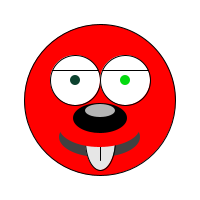
Frame 1 (no input)
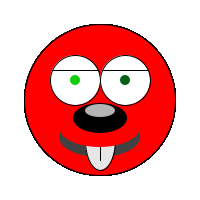
Frame 60 (the mouse pressed at the canvas centre just before this capture)
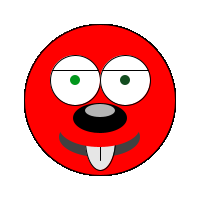
Frame 120 (the mouse held since frame 60 and released just before this capture)

The Processing sketch that drew these frames (run headless with seeded random() and noise(); from frame 60 on, the mouse is pressed at the canvas centre):

// Processing sketch: processing_62216
// ── processing_62216.pde



void setup() {
  size(200,200);
  smooth();
  background(255); 
}


void draw() {

  int gruen = 255;
  
  // Körper:
  smooth();

  stroke(0);
  fill(255,0,0);
  ellipseMode(CENTER);
  ellipse(100,100,151,151);

  // Auge:

  stroke(0);
  fill(255);
  ellipseMode(CENTER);
  ellipse(75,80,50,50);

  stroke(0);
  fill(255);
  ellipseMode(CENTER);
  ellipse(125,80,50,50);

  noStroke();
  fill(random(0,20), random(0,gruen), random(0,50));
  ellipseMode(CENTER);
  ellipse(75,80,10,10);

  noStroke();
  fill(random(0,20), random(0,gruen), random(0,50));
  ellipseMode(CENTER);
  ellipse(125,80,10,10);

  stroke(0);
  line(52,70,98,70);

  stroke(0);
  line(102,70,148,70);

  // Mund:

  noStroke();
  fill(65);
  ellipseMode(CORNER);
  ellipse(59,117,81,40);

  stroke(0);
  fill(230);
  ellipseMode(CORNER);
  ellipse(85,110,30,60);

  stroke(0);
  line(100,110,100,160);

  noStroke();
  fill(255,0,0);
  ellipseMode(CORNER);
  ellipse(59,107,81,40);

  // Nase:

  noStroke();
  fill(0);
  ellipseMode(CORNER);
  ellipse(73,103,54,30);

  noStroke();
  fill(180);
  ellipseMode(CORNER);
  ellipse(85,104,30,13);

}
